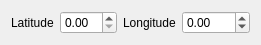
<?xml version="1.0" encoding="UTF-8"?>
<ui version="4.0">
 <class>LocEdit</class>
 <widget class="QWidget" name="LocEdit">
  <property name="geometry">
   <rect>
    <x>0</x>
    <y>0</y>
    <width>241</width>
    <height>31</height>
   </rect>
  </property>
  <property name="windowTitle">
   <string>Form</string>
  </property>
  <layout class="QHBoxLayout" name="horizontalLayout">
   <property name="sizeConstraint">
    <enum>QLayout::SetDefaultConstraint</enum>
   </property>
   <item>
    <widget class="QLabel" name="labelLatitude">
     <property name="minimumSize">
      <size>
       <width>0</width>
       <height>0</height>
      </size>
     </property>
     <property name="text">
      <string>Latitude</string>
     </property>
    </widget>
   </item>
   <item>
    <widget class="QDoubleSpinBox" name="doubleSpinBoxLatitude">
     <property name="maximum">
      <double>90.000000000000000</double>
     </property>
    </widget>
   </item>
   <item>
    <widget class="QLabel" name="labelLongitude">
     <property name="text">
      <string>Longitude</string>
     </property>
    </widget>
   </item>
   <item>
    <widget class="QDoubleSpinBox" name="doubleSpinBoxLongitude">
     <property name="minimum">
      <double>-180.000000000000000</double>
     </property>
     <property name="maximum">
      <double>180.000000000000000</double>
     </property>
    </widget>
   </item>
  </layout>
 </widget>
 <resources/>
 <connections/>
</ui>
